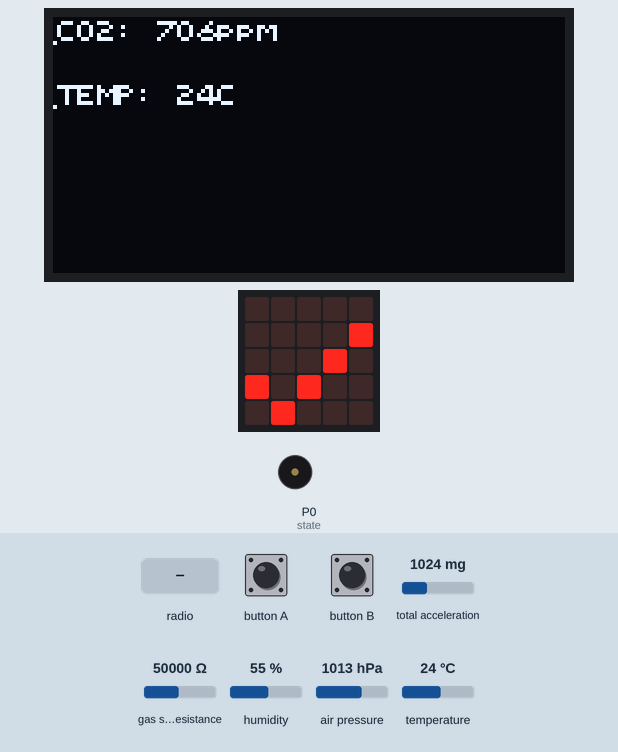
Recording of a program running on a simulated BBC micro:bit running MicroPython. Shown: 128×64 one-colour display, the board's 5×5 LED display, buzzer (waves = sounding). Inputs (shaded band) come from the test bench; at power-on: gas sensor resistance 50000 Ω, total acceleration 1024 mg, humidity 55 %, air pressure 1013 hPa, temperature 24 °C. Files the program writes start out absent; no radio messages arrive unless stated (any console line starting 'radio sent:' is added by the test bench); the 48×5 strip is a reading aid, not a part: it shows the text the display is scrolling, unrolled, one strip-width of it at a time; files that are not in the repository are absent; library files of the repository ran but are not shown: bme688.py; what the program prints to the serial console is not drawn.

Above: at 10.7 s.
10.8 s: gas sensor resistance set to 44476 Ω
At 11.5 s:
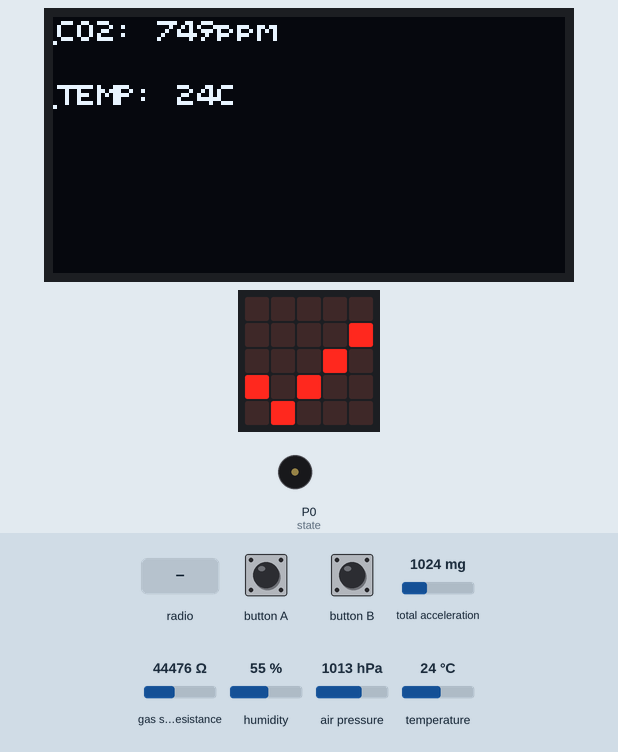
12.5 s: gas sensor resistance set to 41604 Ω
At 13.01 s:
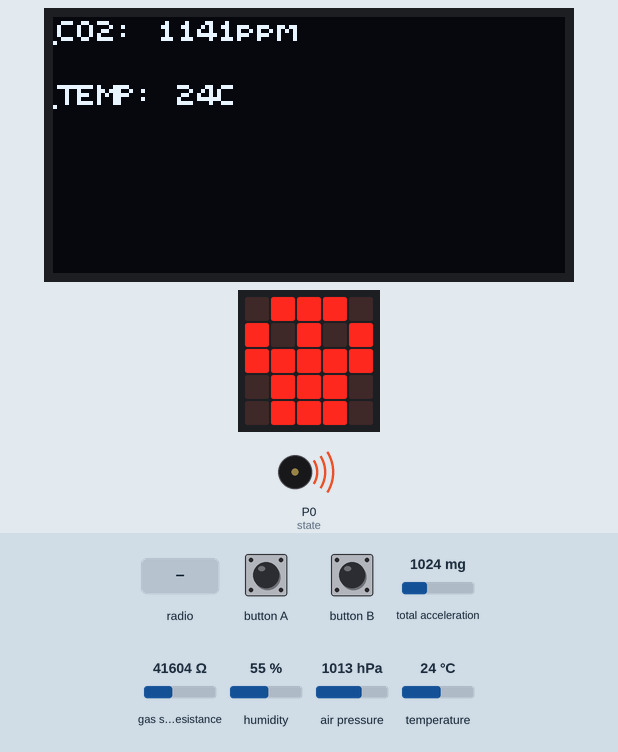
At 13.58 s:
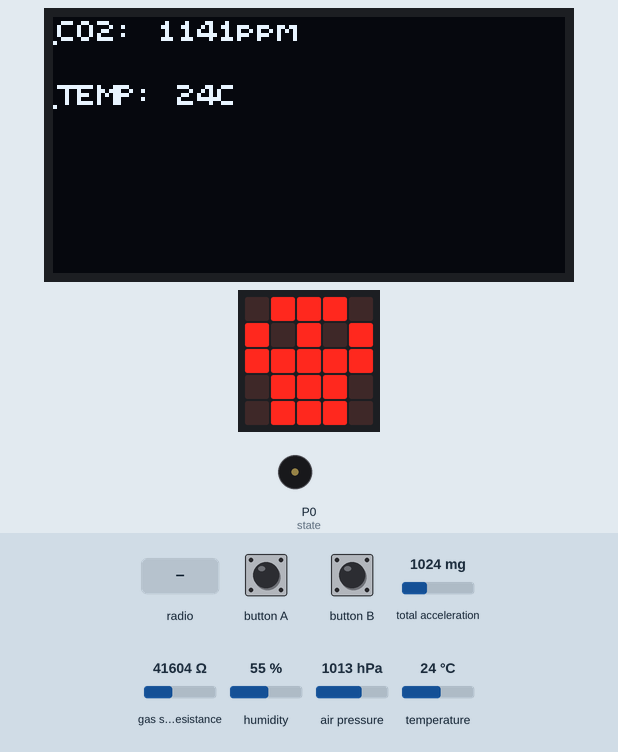
15.0 s: button A pressed for 0.15 s
15.7 s: radio message "SOS" arrives
18.7 s: button A pressed for 1 s
20.3 s: button B pressed for 0.15 s
At 22.4 s:
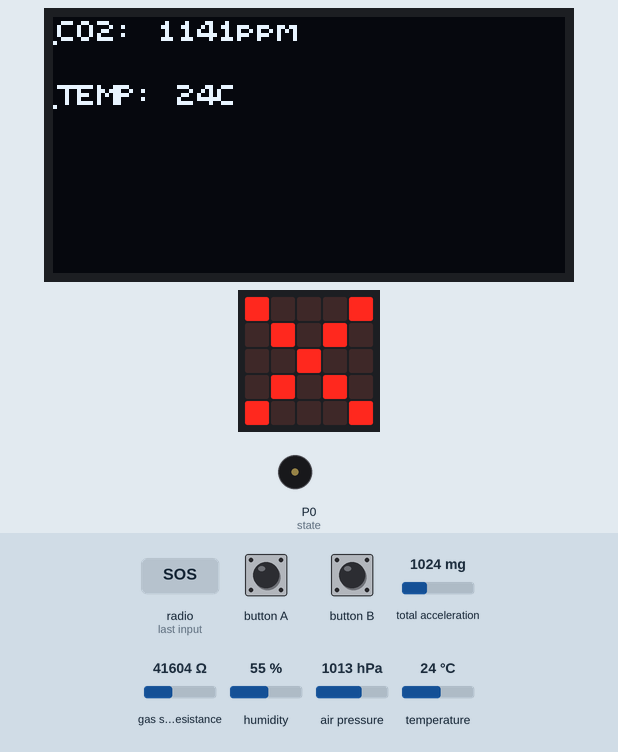
Timing chart, 0 to 24.0 s (numbered marks = the images above; inputs shaded):
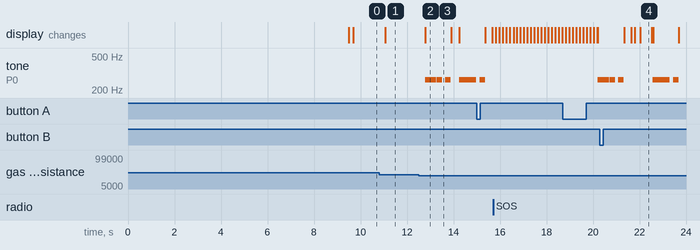

Measured:
- the behaviour switches between 43058 and 43057 Ω on gas sensor resistance (found by bisection; images 1 and 2)
- after the input at 10.8 s, the display: changes after 0.26 s (image 1)
- after the input at 12.5 s, tone on P0 (state): plays 262 Hz for 0.24 s, 262 Hz for 0.24 s, 262 Hz for 0.24 s, 262 Hz for 0.24 s, 262 Hz for 0.24 s, 262 Hz for 0.24 s … (7 notes in this stretch), starting after 0.27 s; the display: changes after 0.27 s (image 2)
- what the display in image 2 shows lasts 1.1 s, from 12.8 s to 13.9 s
- what the display in image 4 shows lasts 0.5 s, from 22.0 s to 22.5 s

The program:

main.py
```python
from microbit import *
import radio
import music
import time
import machine
from acceleration import *
from data_warning import *

#configure
radio.config(channel=7, group=1, power=7) #highest power for better range
radio.on()
set_volume(2000)
#music.set_tempo(bpm=160)

#constant state values
IDLE = 0
SENDING = 1
RESPONDING = 2
HELP_COMING = 3

#initialise
state = IDLE
alert = False
#message_ID = 0

#Get unique microbit id
unique_bytes = machine.unique_id()
skier_id = int.from_bytes(unique_bytes, 'little') % 256  #converts bytes object into integer


while True:

    messages = ""
    current_time = running_time() // 1000


    #SOS SYSTEM

    #Start sending SOS
    if state == IDLE and button_b.was_pressed():
                #add to messages
                csv_line = "{},{},{},{},{},{},{},{}".format(skier_id,"sos",current_time,"n","n","n","n","n")
                messages += csv_line + "\n"
                radio.send(csv_line)
                state = SENDING
                alert = True


    #Handle radio events + updating state and alert
    state, alert = handle_radio(state, alert)

    #Play alert if needed
    sound(alert)


    if state == IDLE:

        #acceleration readings
        state, alert, csv_line = accelerometerDetect(skier_id, state, alert)
        messages += csv_line + "\n"
        radio.send(csv_line)


        #check co2 and temp
        csv_line_1, csv_line_2 = environment_monitor(skier_id)
        messages += csv_line_1 + "\n" + csv_line_2 + "\n"
        radio.send(csv_line_1)
        radio.send(csv_line_2)


    #send all messages to be sent
    print(messages)

    sleep(300)
```

acceleration.py
```python
from microbit import *
import time
from new_radio_sos import *


# Store session info internally
session = {
    "active": False,
    "id": None,
    "start_time": None
}


def next_session_id():
    # Read last session from file
    try:
        with open("session.txt", "r") as f:
            current = int(f.read())
    except OSError:
        current = 0  # if file doesn't exist

    # Increment session
    new_session = (current + 1) % 256

    # Save new session back to file
    with open("session.txt", "w") as f:
        f.write(str(new_session))

    return new_session


def accelerometerDetect(skier_id, state, alert):
    accelerometer.set_range(8)  # 8g max per axis, therefore max g = 13.86
    csv_line = ""
    # Session toggle with button A
    if button_a.was_pressed():
        if not session["active"]:
            # Start session
            session["active"] = True
            session["id"] = next_session_id()
            session["start_time"] = running_time()
            display.scroll("Start")
        else:
            # Stop session
            session["active"] = False
            display.scroll("Stop")

    # If session is active, calculate acceleration and send data
    if session["active"]:
        # Calculate acceleration
        g_force = accelerometer.get_strength() / 1000
        elapsed_time = (running_time() - session["start_time"]) / 1000  # seconds
        acceleration_mps2 = g_force * 9.80665

        # CSV format for radio
        csv_line = "{},{},{:.2f},{},{},{},{:.2f}".format(skier_id, "accel", elapsed_time, "n", "n", session["id"], acceleration_mps2)

        # SOS alert if g_force > 8
        if g_force > 8 and state != SENDING:
            # Start SOS automatically if severe g_force
            state = SENDING
            alert = True

    # Handle SOS radio events and update alert
    state, alert = handle_radio(state, alert)


    # Return updated state and alert
    return state, alert, csv_line
```

data_warning.py
```python
from microbit import *
import music
from bme688 import *
from OLED import *

# Threshold values
CO2_THRESHOLD = 1000          # ppm 1500
TEMP_THRESHOLD = -20        # °C (dangerous cold for skiing)
READ_INTERVAL = 60000         # 1 minute

# Initialise sensor
init_sensor()
init_gas_sensor()
sleep(2000)
establish_baselines()
init_display()

def environment_monitor(skier_id=1):
    # Get current time in seconds
    current_time = running_time() // 1000

    # Read sensor values
    read_data_registers()
    iaqScore, iaqPercent, eCO2 = calc_air_quality()
    temperature = calc_temperature()

    # Display values on OLED
    show("CO2: {}ppm".format(eCO2), 0)
    show("TEMP: {}C".format(int(temperature)), 2)

   # Temperature warning
    if temperature <= TEMP_THRESHOLD:
        display.show(Image.XMAS)

        # Temperature warning sound
        music.play([
            'E4:2', 'C4:2',
            'E4:2', 'C4:2'
        ])

        temp_status = "D"

    else:
        temp_status = "S"

    # CO2 warning
    if eCO2 >= CO2_THRESHOLD:
        display.show(Image.SKULL)

        # CO2 warning sound (not SOS)
        music.play([
            'C4:2', 'C4:2', 'C4:2',
            'R:1',
            'C4:2'
        ])
        co2_status = "D"
    else:
        co2_status = "S"

    display.show(Image.YES)

    return "{},TEMP,{},{},{},{},{}".format(skier_id, current_time, temperature, "n", "n", temp_status), "{},CO2,{},{},{},{},{}".format(skier_id, current_time, eCO2,"n","n",co2_status)


    #(id,mtype,time,level,sessionid,accel, warning)
```

new_radio_sos.py
```python
from microbit import *
import radio
import music


IDLE = 0
SENDING = 1
RESPONDING = 2
HELP_COMING = 3


def handle_radio(state, alert):
    """ Used to handle SOS finite state machine. This funciton is called once every loop.

                                                 IDLE
        All microbits stay in IDLE state where they are constantly able to receive transmissions.
        In this state, other features also function.

        If an "SOS" radio signal is received, state is switched to RESPONDING and the alert sound
        is activated


        If button B is pressed, state is switched to SENDING and the alert sound is activated.


                                               SENDING
        When in SENDING state, all other features should be deactivated. An SOS signal is sent once
        every loop. If a "confirm" radio signal is received, a tick appears on screen. Press button B to
        cancel sos signal at any time. This sends out a "cancel" radio signal, switchs to IDLE state
        again and turns off the alert sound.


                                              RESPONDING
        When in RESPONDING state, all other features should be deactivated. If button A is pressed, a
        "confirm" radio signal is sent to acknowledge the distress signal and the state is switched to
        HELP_COMING and alert sound is turned off. If a "cancel" radio signal is detected before they can
        accept, state is switched to IDLE and alert sound is turned off.

                                              HELP_COMING
        This is essentially a transitionary state. From the RESPONDING state, if switched to IDLE after
        sending "confirm", the microbit will pick up the "sos" signal again. So instead it switches to the
        HELP_COMING state where no "sos" signals are detected. If a "cancel" radio signal is detected or
        button B is pressed then the state is switched to IDLE.


        """


    incoming = radio.receive()


    #IDLE - waiting for SOS
    if state == IDLE:
        if incoming == "SOS":
            state = RESPONDING
            alert = True
            return state, alert


    #SENDING - sending SOS, waiting for confirm signal and handling cancellation
    elif state == SENDING:

        send_message("SOS")

        if incoming == "confirm":
            display.show(Image.YES)
            display.clear()
            sleep(500)

        if button_b.was_pressed():
            send_cancel()
            state = IDLE
            alert = False
            display.show(Image.NO)
            sleep(500)
            display.clear()
            return state, alert

    #RESPONDING -
    elif state == RESPONDING:

        display.scroll("SOS", wait=False)

        #if sos signal is cancelled
        if incoming == "cancel":
            state = IDLE
            alert = False
            display.show(Image.NO)
            sleep(500)
            display.clear()
            return state, alert

        elif button_a.was_pressed():
            send_message("confirm")
            state = HELP_COMING # need extra "limbo" state so sos signal isn't picked up again
            alert = False

    #HELP COMING
    elif state == HELP_COMING:
        if incoming == "cancel":
            state = IDLE
            display.show(Image.NO)
            sleep(500)
            display.clear()
            return state, alert

        if button_b.was_pressed():
            send_cancel()
            state = IDLE
            alert = False
            display.show(Image.NO)
            sleep(500)
            display.clear()
            return state, alert

    return state, alert


def send_message(message):
    radio.send(message)


def send_cancel():
    for i in range(20):
        radio.send("cancel")
        display.show(Image.NO)
        display.clear()


def sound(sound_active):
    if sound_active:
        music.play(music.WAWAWAWAA, wait=False)
        sleep(1000) #play once per second
```

OLED.py
```python
from microbit import i2c
font = [
 0x0022d422, 0x0022d422, 0x0022d422, 0x0022d422, 0x0022d422, 0x0022d422, 0x0022d422, 0x0022d422,
 0x0022d422, 0x0022d422, 0x0022d422, 0x0022d422, 0x0022d422, 0x0022d422, 0x0022d422, 0x0022d422,
 0x0022d422, 0x0022d422, 0x0022d422, 0x0022d422, 0x0022d422, 0x0022d422, 0x0022d422, 0x0022d422,
 0x0022d422, 0x0022d422, 0x0022d422, 0x0022d422, 0x0022d422, 0x0022d422, 0x0022d422, 0x0022d422,
 0x00000000, 0x000002e0, 0x00018060, 0x00afabea, 0x00aed6ea, 0x01991133, 0x010556aa, 0x00000060,
 0x000045c0, 0x00003a20, 0x00051140, 0x00023880, 0x00002200, 0x00021080, 0x00000100, 0x00111110,
 0x0007462e, 0x00087e40, 0x000956b9, 0x0005d629, 0x008fa54c, 0x009ad6b7, 0x008ada88, 0x00119531,
 0x00aad6aa, 0x0022b6a2, 0x00000140, 0x00002a00, 0x0008a880, 0x00052940, 0x00022a20, 0x0022d422,
 0x00e4d62e, 0x000f14be, 0x000556bf, 0x0008c62e, 0x0007463f, 0x0008d6bf, 0x000094bf, 0x00cac62e,
 0x000f909f, 0x000047f1, 0x0017c629, 0x0008a89f, 0x0008421f, 0x01f1105f, 0x01f4105f, 0x0007462e,
 0x000114bf, 0x000b6526, 0x010514bf, 0x0004d6b2, 0x0010fc21, 0x0007c20f, 0x00744107, 0x01f4111f,
 0x000d909b, 0x00117041, 0x0008ceb9, 0x0008c7e0, 0x01041041, 0x000fc620, 0x00010440, 0x01084210,
 0x00000820, 0x010f4a4c, 0x0004529f, 0x00094a4c, 0x000fd288, 0x000956ae, 0x000097c4, 0x0007d6a2,
 0x000c109f, 0x000003a0, 0x0006c200, 0x0008289f, 0x000841e0, 0x01e1105e, 0x000e085e, 0x00064a4c,
 0x0002295e, 0x000f2944, 0x0001085c, 0x00012a90, 0x010a51e0, 0x010f420e, 0x00644106, 0x01e8221e,
 0x00093192, 0x00222292, 0x00095b52, 0x0008fc80, 0x000003e0, 0x000013f1, 0x00841080, 0x0022d422
]
pageBuf = bytearray(129)
initialised = False
def i2c_write_cmd(cmd):
 i2c.write(0x3C, bytearray([0, cmd]))
def i2c_write_data(data):
 i2c.write(0x3C, bytearray([0x40]) + data)
def set_pos(col=0, page=0):
 i2c_write_cmd(0xB0 | page)
 i2c_write_cmd(0x00 | (col % 16))
 i2c_write_cmd(0x10 | (col >> 4))
def init_display():
 global initialised
 cmds = [
  0xAE, 0xA4, 0xD5, 0xF0, 0xA8, 0x3F, 0xD3, 0x00, 0x00, 0x8D, 0x14,
  0x20, 0x00, 0x21, 0, 127, 0x22, 0, 63, 0xA0 | 0x1, 0xC8, 0xDA, 0x12,
  0x81, 0xCF, 0xD9, 0xF1, 0xDB, 0x40, 0xA6, 0xD6, 0x00, 0xAF
 ]
 for cmd in cmds:
  i2c_write_cmd(cmd)
 initialised = True
 clear_display()
def clear_display():
 for page in range(8):
  set_pos(0, page)
  i2c_write_data(bytearray(128))
def show(input_data, line=0):
 if not initialised:
  init_display()
 pageBuf = bytearray(129)
 pageBuf[0] = 0x40
 input_string = str(input_data) + " "
 y = line
 string_array = [input_string[i:i+26] for i in range(0, len(input_string), 26)]
 for display_string in string_array:
  for i, char in enumerate(display_string):
   char_bytes = font[ord(char)]
   for k in range(5):
    col = sum((1 << (l + 1)) if char_bytes & (1 << (5 * k + l)) else 0 for l in range(5))
    pageBuf[(i * 5) + k + 1] = col
  set_pos(0, y)
  i2c_write_data(pageBuf)
  y += 1
```
